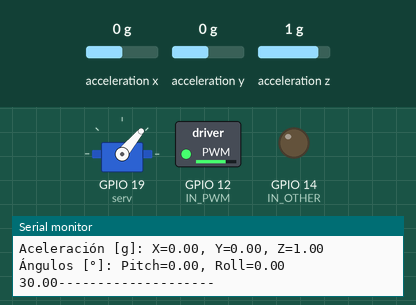
The sketch below on a simulated ESP32. Shown: servo, switched loads named in the sketch (green lamp = pin HIGH), output pins drawn as LEDs (lit = HIGH), the last lines printed to the serial monitor. Wiring (inferred from the names in the program): ADXL345 accelerometer at I2C address 0x53. The test bench sets the inputs (shaded band); at power-on: acceleration x 0 g, acceleration y 0 g, acceleration z 1 g.

Above: at 1.2 s.
1.3 s: acceleration x set to -0.8 g
At 2.8 s:
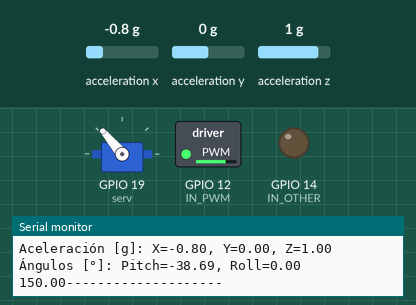
3.1 s: acceleration x set to 0 g
At 4.5 s:
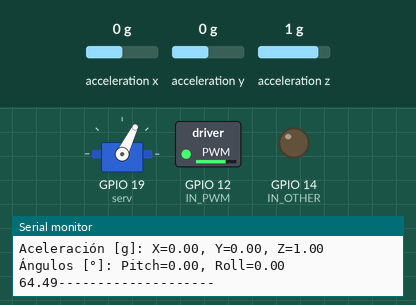
6.1 s: acceleration x set to -1.4 g
At 6.8 s:
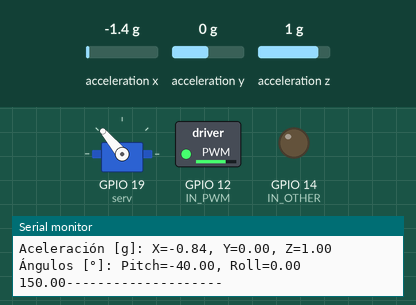
Timing chart, 0 to 9.1 s (numbered marks = the images above; inputs shaded):
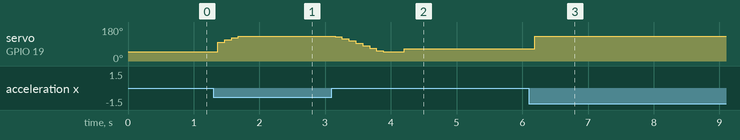

Measured:
- after the input at 1.3 s, servo on GPIO 19 (serv): 50° → 98° after 0.07 s, → 112° 0.10 s later, → 124° 0.10 s later, → 130° 0.10 s later
- after the input at 3.1 s, servo on GPIO 19 (serv): 130° → 129° after 0.05 s, → 118° 0.10 s later, → 107° 0.10 s later, → 94° 0.10 s later, … (9 changes in this stretch)
- after the input at 6.1 s, servo on GPIO 19 (serv): 64° → 130° after 0.09 s

The sketch:

open-v2.ino
```cpp
/*
 * ADXL345 con ESP32
 * Lectura estable de aceleraciones y ángulos (Pitch y Roll)
 * con botón de reinicio de offset y filtrado de lecturas.
 */
#include <PID_v1.h>
#include <Wire.h>
#include <math.h>
#include <ESP32Servo.h>

// ==== PID ====                         <<< NUEVO BLOQUE
// Variables del PID
double Setpoint, Input, Output;
double Kp = 3.0, Ki = 0.5, Kd = 1.2;  // Ajusta estos valores con prueba y error

PID myPID(&Input, &Output, &Setpoint, Kp, Ki, Kd, DIRECT);


// ==== Pines ====
const int IN_PWM    = 12;   // Pin PWM para controlar el motor
const int IN_OTHER  = 14;   // Pin fijo en LOW (configuración del puente H)

// ==== PWM ====
const int PWM_FREQ  = 7000;     // Frecuencia del PWM en Hz
const int PWM_RES   = 8;        // Resolución del PWM (0-255)
const uint8_t DUTY_WORK = 190;  // Duty normal de trabajo (~47%)
const uint8_t DUTY_MAX  = 210;  // Duty máximo (~82%)

// ==== Tiempos de maniobra ====
const uint32_t BOOST_TIME_MS = 1000;  // Tiempo de boost al inicio

Servo serv;

// Dirección I2C del ADXL345
const int ADXL345_ADDRESS = 0x53;

// Pin del botón de reinicio
const int BUTTON_PIN = 25; // GPIO del ESP32

// Variables raw
int16_t rawX, rawY, rawZ;

// Offsets
int16_t offsetX = 0;
int16_t offsetY = 0;
int16_t offsetZ = 0;

// Promedio móvil (para suavizar valores)
const int FILTER_SIZE = 10;
float xBuffer[FILTER_SIZE], yBuffer[FILTER_SIZE], zBuffer[FILTER_SIZE];
int filterIndex = 0;

// Valores finales en g
float x, y, z;

// Ángulos
float pitch, roll;

// Función para inicializar filtro
void resetFilter() {
  for (int i = 0; i < FILTER_SIZE; i++) {
    xBuffer[i] = 0;
    yBuffer[i] = 0;
    zBuffer[i] = 0;
  }
  filterIndex = 0;
}

float movingAverage(float *buffer, float newValue) {
  buffer[filterIndex] = newValue;
  float sum = 0;
  for (int i = 0; i < FILTER_SIZE; i++) {
    sum += buffer[i];
  }
  return sum / FILTER_SIZE;
}

void restart(){
    offsetX = rawX;
    offsetY = rawY;
    offsetZ = rawZ;
    Serial.println("Offset reiniciado.");
    delay(500);

  // Aplicar offset
  rawX -= offsetX;
  rawY -= offsetY;
  rawZ -= offsetZ;
}

int rn;

void setup() {
  Serial.begin(115200);
  Wire.begin(21, 22);

  serv.attach(19);

  pinMode(BUTTON_PIN, INPUT_PULLUP);

  // Poner ADXL345 en modo de medición
  Wire.beginTransmission(ADXL345_ADDRESS);
  Wire.write(0x2D);
  Wire.write(0x08);
  Wire.endTransmission();

  resetFilter();

  Serial.println("ADXL345 inicializado. Presione el botón para reiniciar el offset.");

    // Configuración del pin "IN_OTHER" en LOW
  pinMode(IN_OTHER, OUTPUT);
  digitalWrite(IN_OTHER, LOW);

  // Configuración del PWM en el pin IN_PWM
  ledcAttach(IN_PWM, PWM_FREQ, PWM_RES);

  // Boost inicial (motor a máxima potencia por 1s)
  ledcWrite(IN_PWM, DUTY_MAX);
  //delay(BOOST_TIME_MS);

  // ==== PID config ====                <<< AGREGADO
  Setpoint = 0; // queremos mantener pitch = 0°
  myPID.SetMode(AUTOMATIC);
  myPID.SetOutputLimits(30, 150); // límites del servo


}

unsigned long previousMillis = 0;   // stores last time function was called
const long interval = 5000;         // interval in ms (5 seconds)

void loop() {
  // Pasar a potencia de trabajo
  ledcWrite(IN_PWM, DUTY_WORK);
  //Serial.println("Motor en marcha con potencia de trabajo.");
  rn += 1;
  // Leer datos del ADXL345
  Wire.beginTransmission(ADXL345_ADDRESS);
  Wire.write(0x32);
  Wire.endTransmission(false);
  Wire.requestFrom(ADXL345_ADDRESS, 6, true);

  rawX = Wire.read() | (Wire.read() << 8);
  rawY = Wire.read() | (Wire.read() << 8);
  rawZ = Wire.read() | (Wire.read() << 8);


  // Convertir a g’s
  float gx = rawX / 256.0;
  float gy = rawY / 256.0;
  float gz = rawZ / 256.0;

  // Filtrar (promedio móvil)
  x = movingAverage(xBuffer, gx);
  y = movingAverage(yBuffer, gy);
  z = movingAverage(zBuffer, gz);

  filterIndex = (filterIndex + 1) % FILTER_SIZE;

  // Calcular ángulos (usamos radianes → grados al final)
  pitch = atan2(x, sqrt(y * y + z * z)) * 180.0 / PI;
  roll  = atan2(y, z) * 180.0 / PI;
    // ==== PID ====                       <<< CAMBIO
  Input = pitch;         // valor actual
  myPID.Compute();       // calcula la corrección
  serv.write(constrain(Output, 50, 130));    // mueve el servo

  // Debug


  unsigned long currentMillis = millis();

    if (currentMillis - previousMillis >= interval) {
    // save the last time
    previousMillis = currentMillis;

    // run your function
    //serv.write(120);
    //delay(1000);
    //restart();
  }


  // Mostrar resultados
  Serial.print("Aceleración [g]: X=");
  Serial.print(x, 2);
  Serial.print(", Y=");
  Serial.print(y, 2);
  Serial.print(", Z=");
  Serial.println(z, 2);

  Serial.print("Ángulos [°]: Pitch=");
  Serial.print(pitch, 2);
  Serial.print(", Roll=");
  Serial.println(roll, 2);
  Serial.print(Output);

  Serial.println("--------------------");

  delay(100); // respuesta más fluida
}
```
